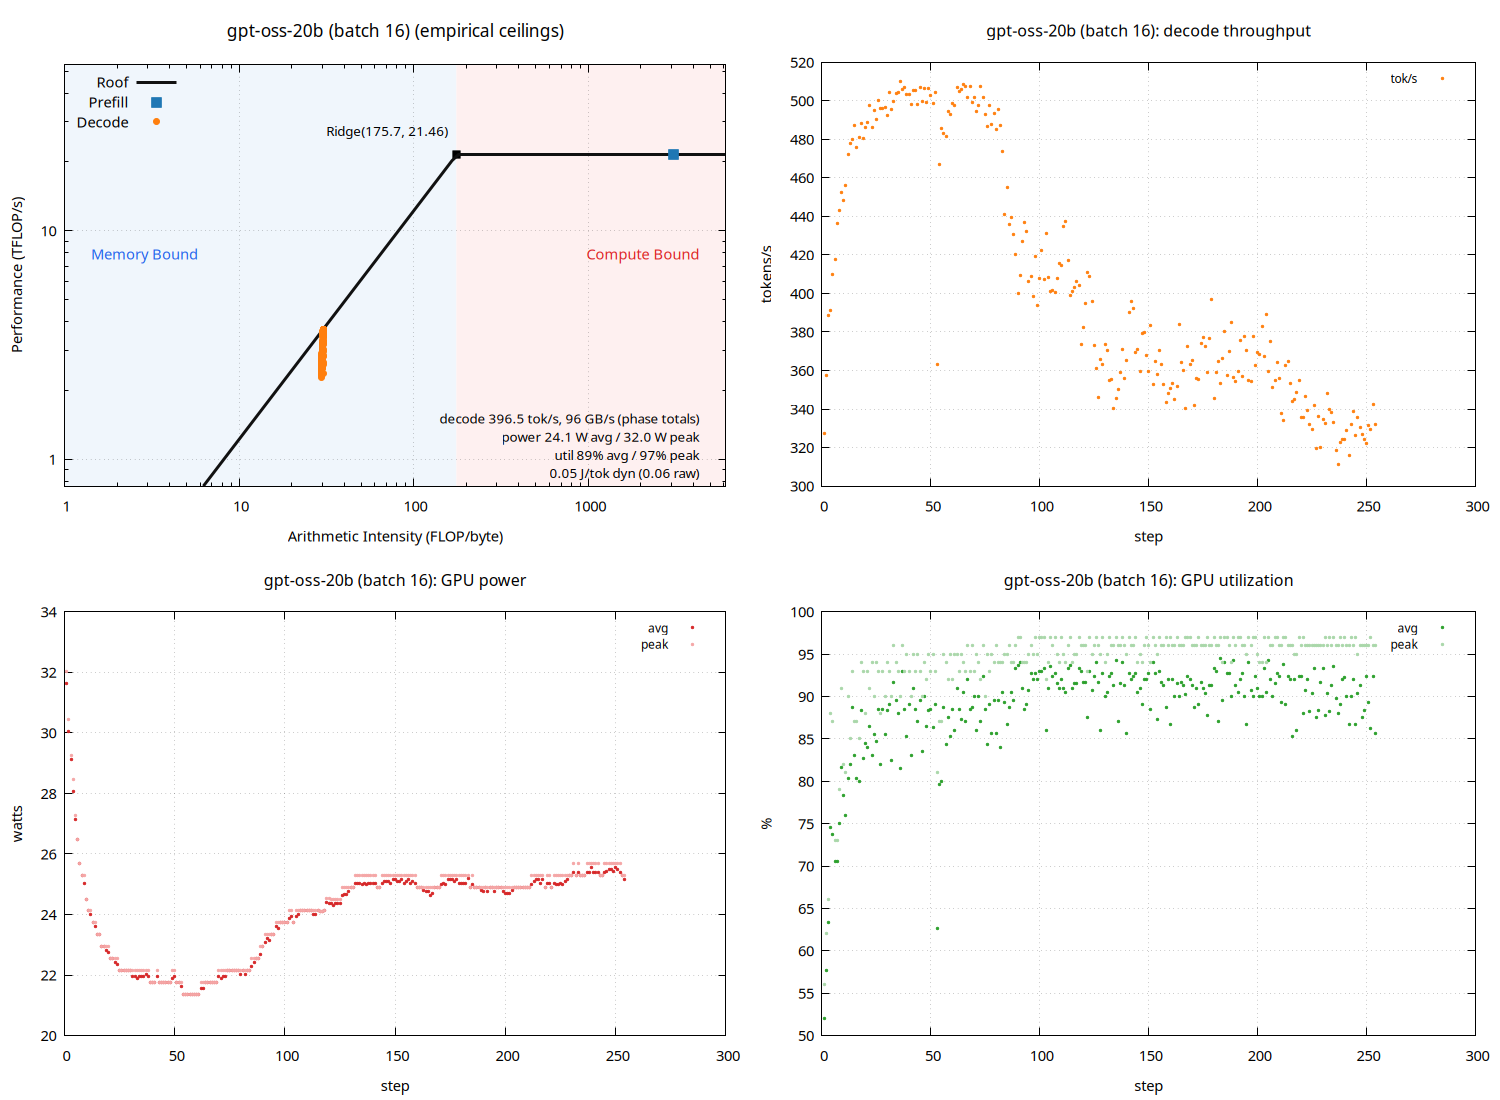

Generate this figure with gnuplot:
set terminal pngcairo size 1500,1100 enhanced font 'Sans,11'
set output 'sweep_thor_vllm/gpt_b016_roofline.png'
set datafile separator "\t"
set datafile missing 'NaN'
set multiplot layout 2,2
unset label
unset object
unset arrow
set title "gpt-oss-20b (batch 16) (empirical ceilings)" font ',13'
set xlabel "Arithmetic Intensity (FLOP/byte)"
set ylabel "Performance (TFLOP/s)"
set logscale xy
set xrange [1:6160.7]
set yrange [0.762959:53.6424]
set grid xtics ytics
set key top left
set object 1 rectangle from graph 0, graph 0 to first 175.744, graph 1 \
    fillcolor rgb '#dce9f7' fillstyle solid 0.45 noborder behind
set object 2 rectangle from first 175.744, graph 0 to graph 1, graph 1 \
    fillcolor rgb '#fbdcdc' fillstyle solid 0.45 noborder behind
set label 1 "Memory Bound" at graph 0.04, graph 0.55 left \
    textcolor rgb '#2563eb' font ',11'
set label 2 "Compute Bound" at graph 0.96, graph 0.55 right \
    textcolor rgb '#dc2626' font ',11'
set label 3 "Ridge(175.7, 21.46)" \
    at first 175.744, first 21.457 right \
    point pointtype 5 pointsize 1.2 \
    offset character -1.5, character 1 font ',10'
set label 4 "decode 396.5 tok/s, 96 GB/s (phase totals)\npower 24.1 W avg / 32.0 W peak\nutil 89% avg / 97% peak\n0.05 J/tok dyn (0.06 raw)" at graph 0.96, graph 0.16 right font ',10'
peak_t = 21.457
peak_b = 122.092
roof(x) = (x * peak_b / 1000.0 < peak_t) ? x * peak_b / 1000.0 : peak_t
plot roof(x) with lines linewidth 3 linecolor rgb '#111111' title 'Roof', \
     'sweep_thor_vllm/gpt_b016_roofline.dat' using 3:(strcol(2) eq 'prefill' ? $4 : 1/0) with points \
         pointtype 5 pointsize 1.6 linecolor rgb '#1f77b4' title 'Prefill', \
     'sweep_thor_vllm/gpt_b016_roofline.dat' using 3:(strcol(2) eq 'decode' ? $4 : 1/0) with points \
         pointtype 7 pointsize 1.0 linecolor rgb '#ff7f0e' title 'Decode'

unset label
unset object
unset arrow
unset logscale
set xrange [*:*]
set yrange [*:*]
set title "gpt-oss-20b (batch 16): decode throughput" font ',12'
set xlabel "step"
set ylabel "tokens/s"
set grid xtics ytics
set key top right font ',9'
plot 'sweep_thor_vllm/gpt_b016_roofline.dat' using 1:(strcol(2) eq 'decode' ? $5 : 1/0) with points pointtype 7 pointsize 0.4 linecolor rgb '#ff7f0e' title 'tok/s'

unset label
unset object
unset arrow
unset logscale
set xrange [*:*]
set yrange [*:*]
set title "gpt-oss-20b (batch 16): GPU power" font ',12'
set xlabel "step"
set ylabel "watts"
set grid xtics ytics
set key top right font ',9'
plot 'sweep_thor_vllm/gpt_b016_roofline.dat' using 1:(strcol(2) eq 'decode' ? $6 : 1/0) with points pointtype 7 pointsize 0.4 linecolor rgb '#d62728' title 'avg', \
     'sweep_thor_vllm/gpt_b016_roofline.dat' using 1:(strcol(2) eq 'decode' ? $8 : 1/0) with points pointtype 7 pointsize 0.4 linecolor rgb '#f4a6a6' title 'peak'

unset label
unset object
unset arrow
unset logscale
set xrange [*:*]
set yrange [*:*]
set title "gpt-oss-20b (batch 16): GPU utilization" font ',12'
set xlabel "step"
set ylabel "%"
set grid xtics ytics
set key top right font ',9'
plot 'sweep_thor_vllm/gpt_b016_roofline.dat' using 1:(strcol(2) eq 'decode' ? $7 : 1/0) with points pointtype 7 pointsize 0.4 linecolor rgb '#2ca02c' title 'avg', \
     'sweep_thor_vllm/gpt_b016_roofline.dat' using 1:(strcol(2) eq 'decode' ? $9 : 1/0) with points pointtype 7 pointsize 0.4 linecolor rgb '#a9d7a9' title 'peak'

unset multiplot
